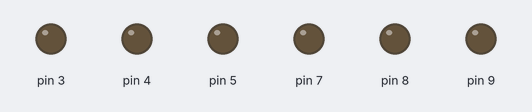
This sketch was run on a simulated Arduino Uno, built with avr-gcc and run on an emulated ATmega328P. Parts: output pins drawn as LEDs (lit = HIGH).

Above: at 0.05 s.
At 20.05 s:
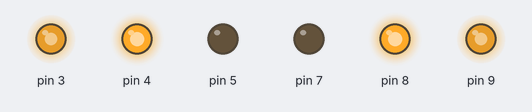
Timing chart, 0 to 24.2 s (numbered marks = the images above):
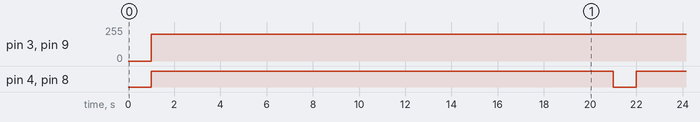

Measured:
- by itself, pin 3, pin 9: 0/255 → 200/255 at 1.0 s
- by itself, pin 4, pin 8: alternates HIGH for 20.0 s and LOW for 1.0 s

The sketch:

forward_route_test.ino
```cpp
#include <Servo.h>
#include <NewPing.h>


#include "motor.h"

//the test speed at which the motors will spin during the tests
const int speed = 200;

//The two motors we use for testing.
//The constructor of the motors::Motor object class
//
// pinMode(f_pin_,OUTPUT);
// pinMode(b_pin_,OUTPUT);
// pinMode(e_pin_,OUTPUT);
//Remark ENA and ENB pins must be PWM capable

//Motor A uses IN1 = 8, IN2 = 7 and ENA = 9
motors::Motor A('A',8,7,9);

//Motor B uses IN4 = 4, IN3 = 5 ENB = 3
motors::Motor B('B',4,5,3);

//helper to stop both motors after a test run
void stop_motors(){
  A.stop();
  B.stop();
}


void setup() {

  //nothing to do here
}

void loop() {

  //Serial.availabe will tell the board to look at the information
  //beign sent to it

  delay(1000);

  A.forward(speed);
  B.forward(speed);

   //run the test for 2 seconds
  delay(20000);

  //finally stop the motors
  stop_motors();

}
```

motor.cpp
```cpp
#include "motor.h"
#include <Arduino.h>
#include <math.h>

namespace motors
{

  Motor::Motor(const char* name,int f_pin,int b_pin,int e_pin,int max_speed)
  :
  name_(name),
  f_pin_(f_pin),
  b_pin_(b_pin),
  e_pin_(e_pin),
  max_speed_(max_speed),
  is_stopped_(true)
  {
    //these are output from the Arduino and into
    //the L298N bridge
    pinMode(f_pin_,OUTPUT);
    pinMode(b_pin_,OUTPUT);
    pinMode(e_pin_,OUTPUT);
  }


  void
  Motor::stop(){

    digitalWrite(f_pin_,LOW);
    digitalWrite(b_pin_,LOW);
    is_stopped_ = true;
  }

  void
  Motor::enable(){
    digitalWrite(e_pin_,HIGH);
  }

  void
  Motor::disable(){
    digitalWrite(e_pin_,LOW);
  }


  void
  Motor::forward(int speed){

    digitalWrite(f_pin_,HIGH);
    digitalWrite(b_pin_,LOW);

    //here speed specifies the duty cycle and should be
    //between [0,255] 0 = always off, 255 = always on

    if(speed < 0)
      speed = 0;
    if(speed > 255)
      speed = 255;

    analogWrite(e_pin_,speed);
  }

  void
  Motor::backward(int speed){
    digitalWrite(f_pin_,LOW);
    digitalWrite(b_pin_,HIGH);

    if(speed < 0)
      speed = 0;
    if(speed > 255)
      speed = 255;

    analogWrite(e_pin_,speed);
  }
}
```

motor.h
```cpp
#ifndef MOTOR_H
#define MOTOR_H

namespace motors
{


  /**
   * class Motor models an electric motor controlled
   * via an L298N bridge.
   */
  class Motor
  {

  public:

    /**
     * The default max speed the motor can reach
     */
    static int default_max_speed(){return 255;}

    /*
     * Constructor: Create a motor by passing the forward and backward pins as well
     * as the enable pin. Note that the enable pin must be PWM capable. Finally
     * there is also an option to set the maximum speed of the motor
     */
    Motor(const char* name, int f_pin,int b_pin,int e_pin,int max_speed=Motor::default_max_speed());


    /**
     * Enables the motor
     */
    void enable();

    /**
     * Disables the motor. Sets the e_pin_ to LOW
     */
     void disable();

    /**
     * Stops the motor
     */
    void stop();


    /**
     * Move the motor in the forward direction. This function simply sets the f_pin_ to HIGH and the b_pin_ to LOW
     */
    void forward(int speed);

    /**
     * Move the motor in the reverse direction. This function simply sets the f_pin_ to LOW and the b_pin_ to HIGH
     */
     void backward(int speed);

    /**
     * Returns the id of the forward pin
     */
     int get_f_pin()const{return f_pin_;}

     /**
      * Returns the id of the backward pin
      */
      int get_b_pin()const{return b_pin_;}


  private:

    /**
     * The name of the motor
     */
    const char* name_;

    /**
     * The forward pin
     */
    int f_pin_;

    /**
     * The backward pin that is the pin for moving the motor
     * in the reverse direction than f_pin_
     */
    int b_pin_;

    /**
     * The enable pin. It must be PWM capable
     */
    int e_pin_;

    /**
     * The max speed  the motor is capable of
     */
    int max_speed_;

    //flag indicating if the motor is stopped
    bool is_stopped_;
  };

}//motors

#endif
```
